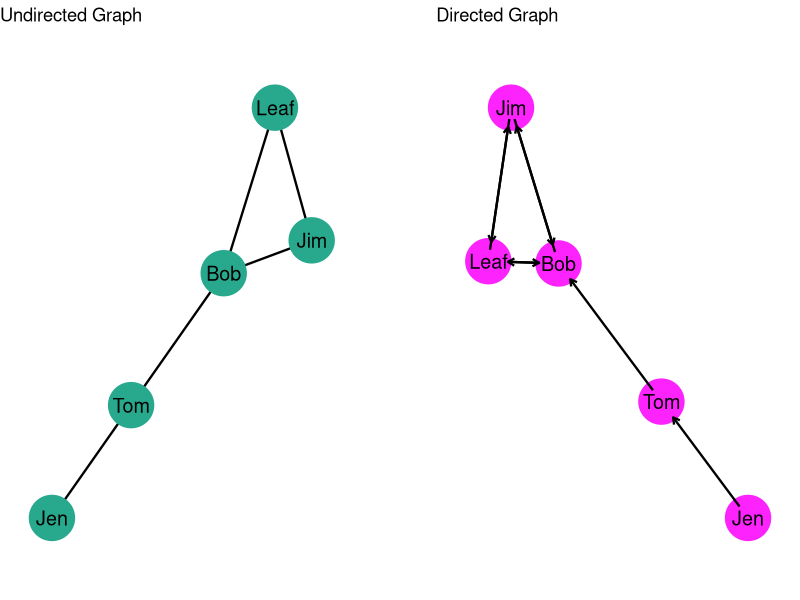
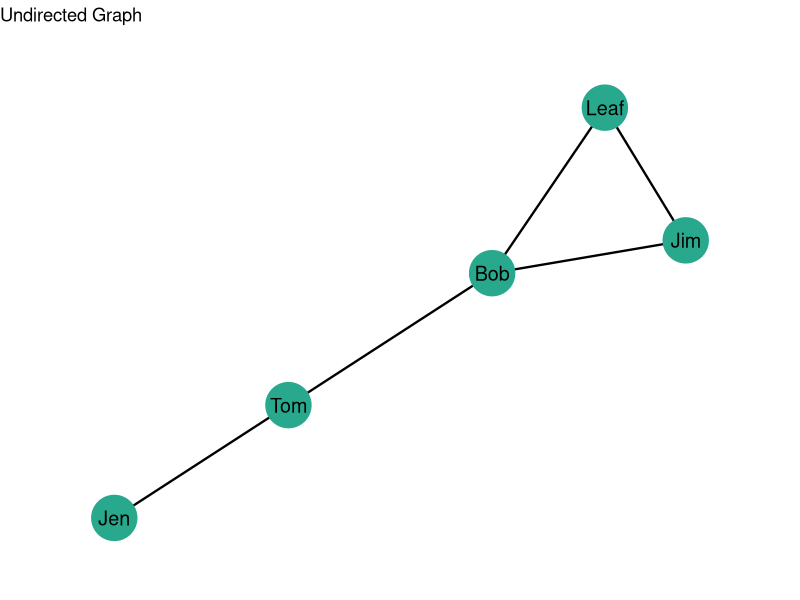
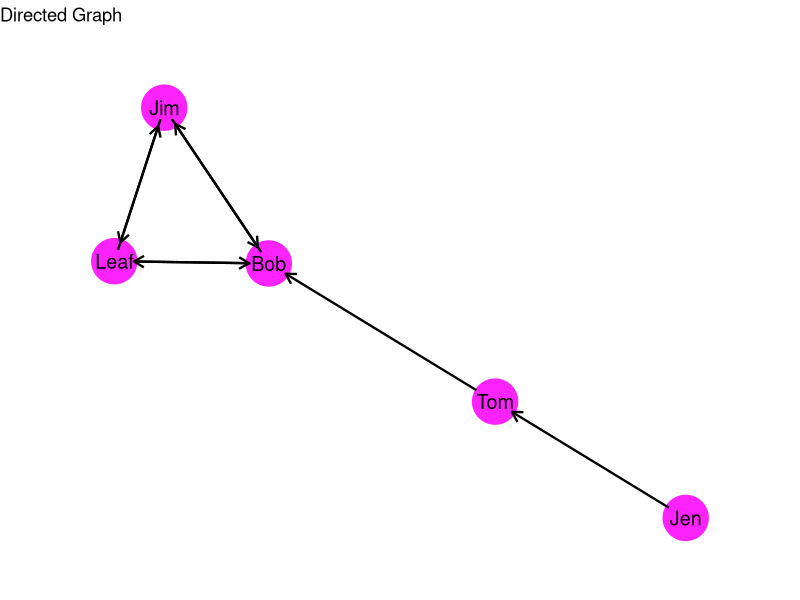
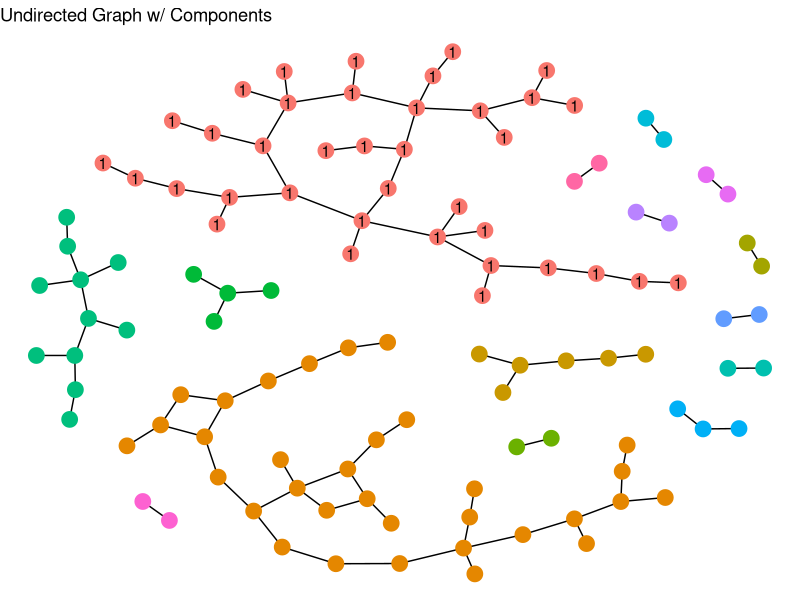
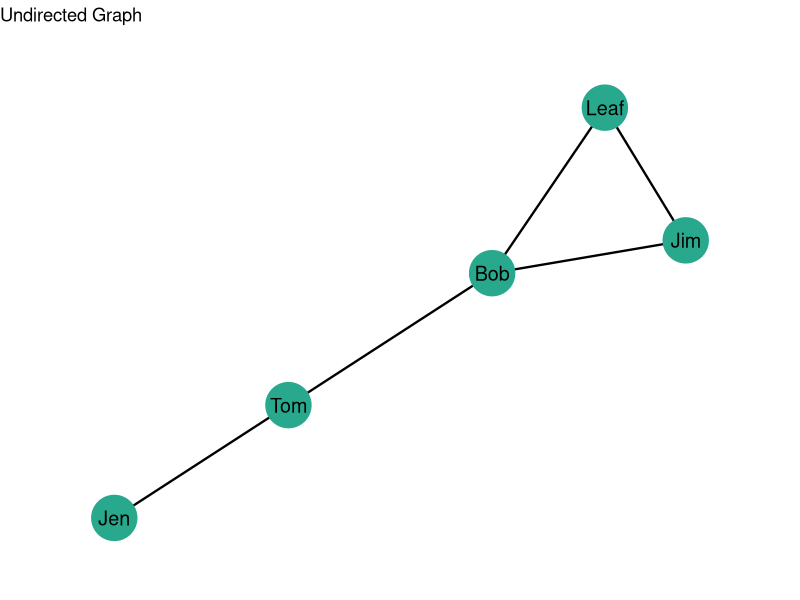

The R script that drew these images, in order:
## ---- chunk 1

knitr::opts_chunk$set(
  echo = FALSE, 
  message=FALSE, 
  warning=FALSE, 
  fig.width = 10,
  fig.align = "center"
  )

library( here )      # for the directory
library( ggraph )    # for plotting
library( igraph )    # for working with graphs
library( ggplot2 )   # for plotting
library( gridExtra ) # for plotting multiple plots
library( grid )      # to include the null graphical object
library( reshape2 )  # for reshaping the matrix data for a plot

## ---- chunk 2

# ----
# This creates the graphs for the plots below

# Create the graph objects
ugraph  <- graph_from_data_frame( 
  data.frame( 
    from = c( 1, 2, 3, 3, 4 ),
    to   = c( 2, 3, 4, 5, 5 ) ), 
  directed = FALSE )

digraph  <- graph_from_data_frame( 
  data.frame( 
    from = c( 1, 2, 3, 3, 4, 4, 5, 5  ),
    to   = c( 2, 3, 4, 5, 3, 5, 3, 4  ) ), 
  directed = TRUE )

# Set the random seed to render the same plot
set.seed( 507 )

# Set a fixed layout using the Fruchterman-Reingold layout
layout <- layout_with_fr( ugraph )
dilayout <- layout_with_fr( digraph )

# Set the labels
custom_labels <- c( "Jen","Tom","Bob","Leaf","Jim" )

# Assign the labels to the graph nodes
V( ugraph )$name <- custom_labels
V( digraph )$name <- custom_labels

## ---- chunk 3

# create the undirected graph
u_graph <-
  ggraph( ugraph, 
          layout = layout ) +                  
  geom_edge_link( color = "black", width = 0.8 ) +  
  geom_node_point( color = "#28a88d", size = 15 ) +
  geom_node_text( aes( label = name ), 
                 color = "black", 
                 size = 5,        
                 vjust = 0.5,     
                 hjust = 0.5 ) +
  ggtitle( "Undirected Graph" ) + 
  scale_x_continuous( expand = expansion( mult = c( 0.2, 0.2 ) ) ) +
  scale_y_continuous( expand = expansion( mult = c( 0.2, 0.2 ) ) ) +
theme_void() 

# create the directed graph
d_graph <- 
  ggraph( digraph, 
          layout = dilayout ) +                  
  geom_node_point( color = "#fc23fc", size = 15 ) +
  geom_node_text( aes( label = name ), 
                 color = "black", 
                 size = 5,        
                 vjust = 0.5,     
                 hjust = 0.5) +
  geom_edge_link( aes( start_cap = label_rect( node1.name ), 
                     end_cap = circle( 5, 'mm' ) ),
                 arrow = arrow( length = unit( 0.02, "npc" ) ), 
                 color = "black", width = 0.8) +
  ggtitle( "Directed Graph" ) + 
  scale_x_continuous( expand = expansion( mult = c( 0.2, 0.2 ) ) ) +
  scale_y_continuous( expand = expansion( mult = c( 0.2, 0.2 ) ) ) +
  theme_void()  

## ---- chunk 4

# Display the plots side by side
grid.arrange( u_graph, nullGrob(), d_graph, ncol = 3, widths = c( 1, 0.2, 1 ) )

## ---- chunk 5

u_graph

## ---- chunk 6

d_graph

## ---- chunk 7

# set the seed to reproduce the plot
set.seed( 507 )

# create the edgelist
edges <- data.frame( from = sample(1:150, 100, replace = TRUE ),
                     to = sample(1:150, 100, replace = TRUE ) )

# remove duplicate edges
edges <- unique( edges )

# remove self-loops
edges <- edges[ edges$from != edges$to, ]

# create the graph
mod_graph  <- graph_from_data_frame( edges, directed = FALSE ) 

# identify the components
components <- components( mod_graph )

# find the largest component
largest_component <- which.max( components$csize )

# add component membership as a vertex attribute
V( mod_graph )$component <- components$membership

# add labels only for the nodes in the largest component
V( mod_graph )$largest <- ifelse( V( mod_graph )$component == largest_component, V( mod_graph )$component, NA )

# set the layout
mod_layout <- layout_with_fr( mod_graph )

# plot the network
comp_graph <-
  ggraph( mod_graph, 
          layout = mod_layout ) +                  
  geom_edge_link( ) +  
  geom_node_point( aes( color = as.factor( component ) ), size = 5, show.legend = FALSE ) + 
  geom_node_text( aes( label = largest ), color = "black" ) + 
  labs(color = "Component") +
  ggtitle( "Undirected Graph w/ Components" ) + 
  theme_void() 

comp_graph

## ---- chunk 8

u_graph
